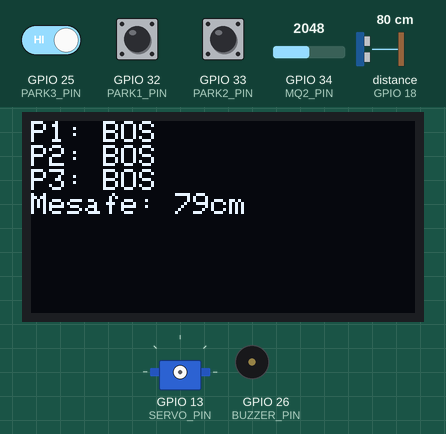
Recording of a sketch running on a simulated ESP32. On the bench: 128×64 one-colour display, servo, buzzer (waves = sounding, pin HIGH). Wiring (inferred from the names in the program): ultrasonic range finder: trigger GPIO 5; echo GPIO 18. The inputs (shaded band) are chosen by the test bench; at power-on: GPIO 25 (PARK3_PIN) HIGH, distance to the obstacle (sensor on GPIO 18) 80 cm, GPIO 34 (MQ2_PIN) = 2048, GPIO 32 (PARK1_PIN) HIGH, GPIO 33 (PARK2_PIN) HIGH. The echo pulse lasts 58.3 µs per cm; pins used as bus, display or sensor lines are not drawn; what the sketch prints to the serial monitor is not drawn.

Above: at 3.2 s.
3.3 s: GPIO 25 (PARK3_PIN) driven LOW
At 4.6 s:
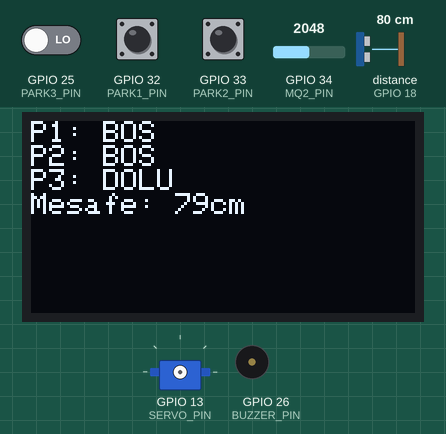
4.9 s: distance to the obstacle (sensor on GPIO 18) set to 12 cm
At 5.4 s:
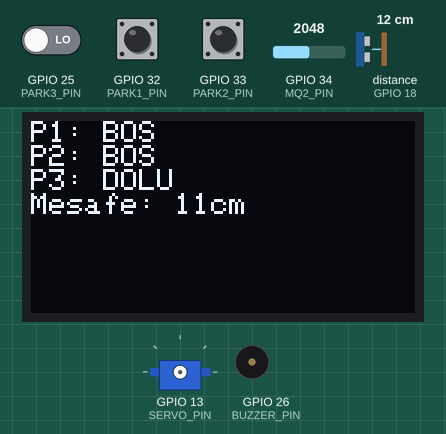
6.5 s: distance to the obstacle (sensor on GPIO 18) set to 9 cm
At 7.4 s:
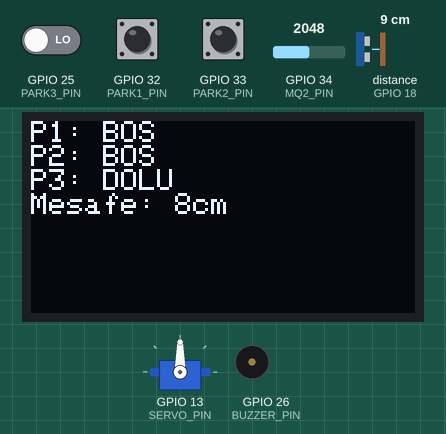
8.1 s: GPIO 34 (MQ2_PIN) set to 2436
11.1 s: GPIO 34 (MQ2_PIN) set to 2545
At 11.6 s:
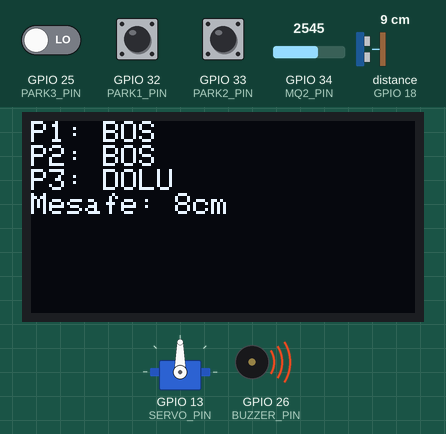
14.1 s: GPIO 25 (PARK3_PIN) driven HIGH
At 14.9 s:
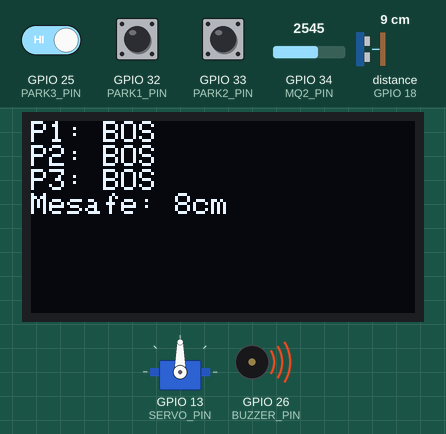
Timing chart, 0 to 16.9 s (numbered marks = the images above; inputs shaded):
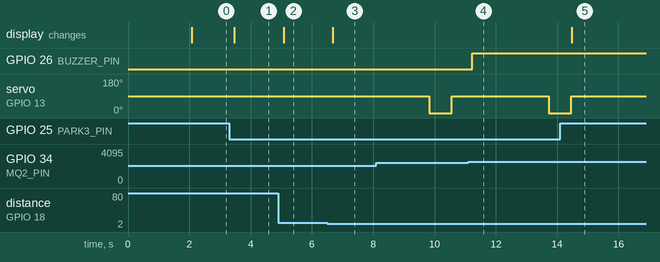

Measured:
- the behaviour switches between 2500 and 2501 on GPIO 34 (MQ2_PIN) (found by bisection; images 3 and 4)
- after the input at 3.3 s, the display: changes after 0.17 s (image 1)
- after the input at 4.9 s, the display: changes after 0.19 s (image 2)
- after the input at 6.5 s, the display: changes after 0.18 s (image 3)
- after the input at 11.1 s, GPIO 26 (BUZZER_PIN): LOW → HIGH after 0.14 s
- after the input at 14.1 s, the display: changes after 0.39 s (image 5)

The sketch:

sketch_apr2a.ino
```cpp
#include <Wire.h>
#include <Adafruit_GFX.h>
#include <Adafruit_SSD1306.h>
#include <ESP32Servo.h>

#define PARK1_PIN 32
#define PARK2_PIN 33
#define PARK3_PIN 25
#define TRIG_PIN 5
#define ECHO_PIN 18
#define MQ2_PIN 34
#define BUZZER_PIN 26
#define SERVO_PIN 13

#define SCREEN_WIDTH 128
#define SCREEN_HEIGHT 64
Adafruit_SSD1306 display(SCREEN_WIDTH, SCREEN_HEIGHT, &Wire, -1);

Servo bariyer;
unsigned long bariyerAcilmaZamani = 0;
bool bariyerAcikMi = false;

void setup() {
  Serial.begin(115200);

  // Pin Modları
  pinMode(PARK1_PIN, INPUT);
  pinMode(PARK2_PIN, INPUT);
  pinMode(PARK3_PIN, INPUT);
  pinMode(TRIG_PIN, OUTPUT);
  pinMode(ECHO_PIN, INPUT);
  pinMode(BUZZER_PIN, OUTPUT);
  pinMode(MQ2_PIN, INPUT);

  if(!display.begin(SSD1306_SWITCHCAPVCC, 0x3C)) {
    Serial.println(F("OLED Hatasi!"));
  }

  display.clearDisplay();
  display.setTextSize(1);
  display.setTextColor(WHITE);
  display.setCursor(20, 20);
  display.println("SISTEM ACILIYOR...");
  display.display();
  delay(2000);
}

void loop() {
  // 1. Java'dan gelen komutları oku
  if (Serial.available() > 0) {
    char komut = Serial.read();
    if (komut == 'A') {
  bariyer.attach(SERVO_PIN);
  delay(50);
  bariyer.write(90);
}
    else if (komut == 'K') {
      bariyer.write(0);
      delay(500);
      bariyer.detach();
    }
  }

  // Mesafe Ölçümü
  digitalWrite(TRIG_PIN, LOW); delayMicroseconds(2);
  digitalWrite(TRIG_PIN, HIGH); delayMicroseconds(10);
  digitalWrite(TRIG_PIN, LOW);
  long sure = pulseIn(ECHO_PIN, HIGH, 30000);
  int mesafe = sure * 0.034 / 2;

  // Park ve Gaz Oku
  int p1 = digitalRead(PARK1_PIN);
  int p2 = digitalRead(PARK2_PIN);
  int p3 = digitalRead(PARK3_PIN);
  int gaz = analogRead(MQ2_PIN);


  if (mesafe > 0 && mesafe < 10 && !bariyerAcikMi) {
    bariyer.attach(SERVO_PIN);
    bariyer.write(90);
    bariyerAcikMi = true;
    bariyerAcilmaZamani = millis();
  }

  if (bariyerAcikMi && (millis() - bariyerAcilmaZamani > 3000)) {
    bariyer.write(0);
    delay(500);
    bariyer.detach();
    bariyerAcikMi = false;
  }

  // Gaz Alarmı
  if (gaz > 2500) {
    digitalWrite(BUZZER_PIN, HIGH);
  } else {
    digitalWrite(BUZZER_PIN, LOW);
  }

  // OLED Güncelleme
  display.clearDisplay();
  display.setCursor(0,0);
  display.print("P1: "); display.println(p1 == LOW ? "DOLU" : "BOS");
  display.print("P2: "); display.println(p2 == LOW ? "DOLU" : "BOS");
  display.print("P3: "); display.println(p3 == LOW ? "DOLU" : "BOS");
  display.print("Mesafe: "); display.print(mesafe); display.println("cm");
  display.display();

  // Java GUI'ye Veri Gönder
  Serial.print(p1 == LOW ? "1" : "0"); Serial.print(",");
  Serial.print(p2 == LOW ? "1" : "0"); Serial.print(",");
  Serial.print(p3 == LOW ? "1" : "0"); Serial.print(",");
  Serial.print(mesafe); Serial.print(",");
  Serial.println(gaz);

  delay(200);
}
```
